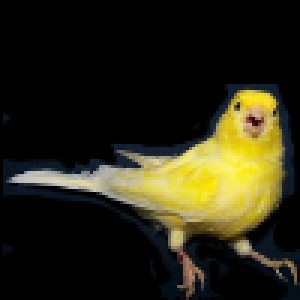
#> input picture 1-1/CB1501007/Computer and Programming Entry/Python 2023 실습코드/7400 GUI - Image Processing/3600 - 이미지 고급 1-(a)/chapter_6/100_canary.png, 100 x 100 px (shown 3 times larger)
$ python 'Image_Tech 360 Color composite.py'
#> lines starting #> are read from the running program, lines starting #| are printed output that depends on the picture
"""
Program name: image_composite_1.py
Objective: Blend two images with different modes.

Keywords: Image, composite, mask, png, convert mode
============================================================================79

Explanation: Creates a new image by interpolating between the two given
images, using the mask image as alpha control.
The mask image can have mode "1", "L", or "RGBA".
All images must be the same size.

Author:          Mike Ohlson de Fine

"""
# image_composite_1.py
# >>>>>>>>>>>>>>>>>>>>>>>>>>>>>>>>>>>>>>>>>>>>>>>>>>>>>>>
import Image
im_1 = Image.open("chapter_6/100_canary.png")   #  mode is RGBA
#> im_1 is the input picture: PIL image 100x100 RGBA; mean R, G, B, A 42, 39.5, 21.4, 255
im_2 = Image.open("chapter_6/100_cockcrow.png") #  mode is RGB
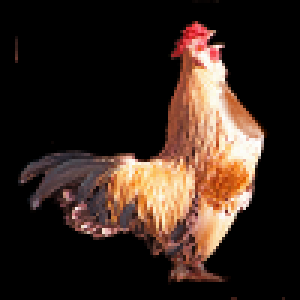
#> input picture 1-1/CB1501007/Computer and Programming Entry/Python 2023 실습코드/7400 GUI - Image Processing/3600 - 이미지 고급 1-(a)/chapter_6/100_cockcrow.png, 100 x 100 px (shown 3 times larger)
#> im_2 is the input picture: PIL image 100x100 RGB; mean R, G, B 53.4, 37.9, 29.9
im_3 = Image.open("chapter_6/100_sun_1.png")
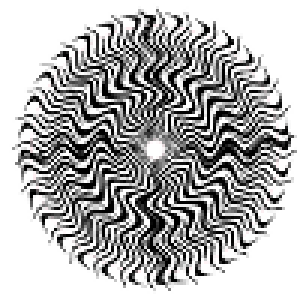
#> input picture 1-1/CB1501007/Computer and Programming Entry/Python 2023 실습코드/7400 GUI - Image Processing/3600 - 이미지 고급 1-(a)/chapter_6/100_sun_1.png, 100 x 100 px (shown 3 times larger)
#> im_3 is the input picture: PIL image 100x100 RGBA; mean R, G, B, A 176.5, 176.3, 176.4, 255
# Check on mode, size and format first for compatibility.
print("im_1 format:", im_1.format, ";size:", im_1.size, "; mode:",im_1.mode)
#| im_1 format: PNG ;size: (100, 100) ; mode: RGBA
print("im_2 format:", im_2.format, ";size:", im_2.size, "; mode:",im_2.mode)
#| im_2 format: PNG ;size: (100, 100) ; mode: RGB
print("im_3 format:", im_3.format, ";size:", im_3.size, "; mode:",im_3.mode)
#| im_3 format: PNG ;size: (100, 100) ; mode: RGBA

im_2 = im_2.convert("RGBA")
#> im_2: PIL image 100x100 RGBA
im_3 = im_3.convert("L")
#> im_3: PIL image 100x100 L
im_4 = Image.composite(im_1, im_2, im_3)
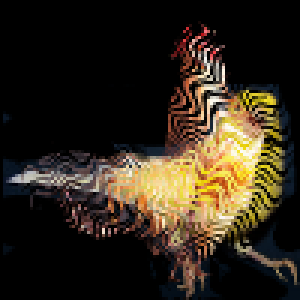
#> im_4: PIL image 100x100 RGBA (shown 3 times larger); mean R, G, B, A 49.2, 40.3, 27.3, 255

im_4.show()
